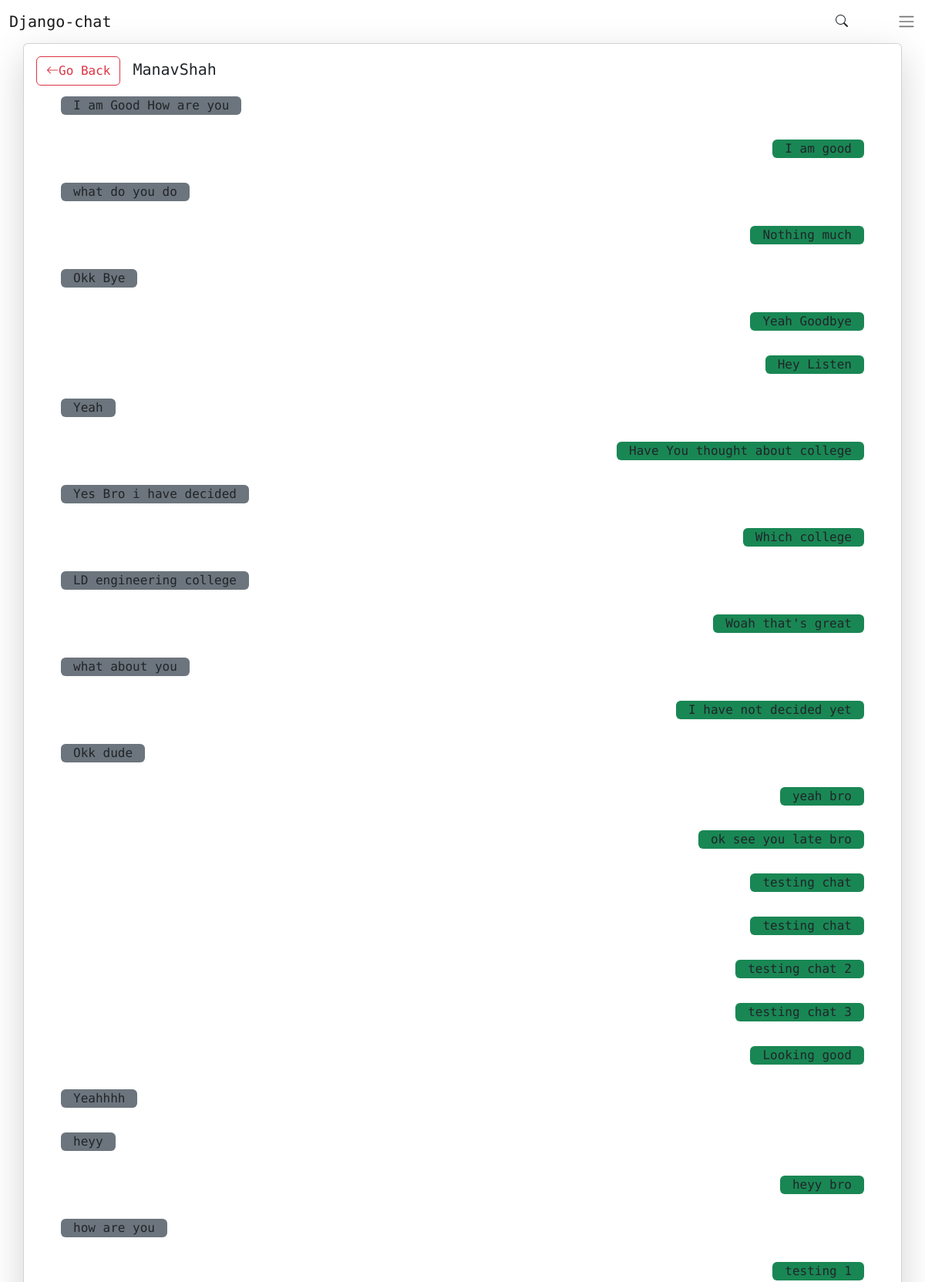
Screenshot of /chats/ChatRoom/19 (signed in, upper part) with the database file from the repository.
### chats/models.py (models this page shows)
class PersonalChat(models.Model):
    chat=models.CharField(max_length=500,null=False,blank=False)
    sender=models.ForeignKey(User,on_delete=models.CASCADE,related_name='sender')
    reciever=models.ForeignKey(User,related_name='reciever',on_delete=models.CASCADE,null=False,blank=False)
    timestamp=models.DateTimeField(auto_now_add=True)
    is_viewed=models.BooleanField(default=False)
    def __str__(self):
        return f'{self.chat}'
    objects=PersonalChatManager()

### chats/views.py (the view)
# urls.py: path('ChatRoom/<int:pk>',create_personal_room,name='create_personal_room'),
def create_personal_room(request,pk):
    user_id=pk
    current_user=request.user
    chat_partner=User.objects.get(id=user_id)
    RoomObject=PersonalChatRoom.objects.new_or_get(request,chat_partner)
    for i in RoomObject.chats.all():
        i.is_viewed=True
        i.save()
    context={
        'chat_partner':chat_partner,
        'RoomObject':RoomObject,
    }
    return render(request,'chats/personal_chat_room.html',context)

### chats/models.py (called while the page is built)
@receiver(post_save,sender=PersonalChat)
def add_chat_to_chat_room(sender,instance,created,*args,**kwargs):
    if created:
        sender_=instance.sender
        reciever=instance.reciever
        chat_roomobj=PersonalChatRoom.objects.all()
        for i in chat_roomobj:
            if sender_ in i.members.all() and reciever in i.members.all():
                new_obj=i
                i.chats.add(instance)
            else:
                pass

    def new_or_get(self,request,chat_partner):
        current_user=request.user
        chat_partner=chat_partner
        chat_roomobj=PersonalChatRoom.objects.all()
        if chat_roomobj:
            for i in chat_roomobj:
                if current_user in i.members.all() and chat_partner in i.members.all():
                    room_obj=i
                    print(room_obj)
                    return room_obj
            room_obj=PersonalChatRoom.objects.create()
            room_obj.members.add(current_user)
            room_obj.members.add(chat_partner)
            return room_obj
        else:
            room_obj=PersonalChatRoom.objects.create()
            room_obj.members.add(current_user)
            room_obj.members.add(chat_partner)
            return room_obj

### django_chat/templatetags/custom_tags.py (called while the page is built)
@register.filter
def remove_unnecessary(value):
    s1="".join(c for c in value if c.isalpha())
    return s1

### chats/templates/chats/personal_chat_room.html (shortened to what this page needs)
{% extends 'base.html' %}
{% block content %}
{% load custom_tags %}
<div class="container card shadow-lg p-3 mb-5 rounded other-components" style="font-family: 'Open Sans', sans-serif !important;">
    <h5 class="card-title"><a href="{% url 'home' %}" class="bi bi-arrow-left me-3 btn btn-outline-danger">Go Back</a>{{chat_partner}}</h5>
    <div class="card-body messagebody" id='messagebody' style="overflow-y: scroll; height:60vh;">
        {% for i in RoomObject.chats.all %}
        {% if i.sender == request.user %}
        <div class="card border-0 other-components senderchats">
            <div class="card-body">
              <span class='bg-success px-3 rounded' style='float:right'>{{i}}</span>
            </div>
          </div>
        {% else %}
        <div class="card border-0 other-components recieverchats">
            <div class="card-body">
              <span class='bg-secondary px-3 rounded' style='float:left'>{{i}}</span>
            </div>
          </div>
        {% endif %}
        {% endfor %}
    </div>
{% endblock content %}

### static/css/master.css (style rules this page uses)
* { font-family: 'Fira Code', monospace; }

### rows the page displays
PersonalChat: chat "I am Good How are you"
PersonalChat: chat "I am good"
PersonalChat: chat "what do you do"
PersonalChat: chat "Nothing much"
PersonalChat: chat "Okk Bye"
PersonalChat: chat "Yeah Goodbye"
PersonalChat: chat "Hey Listen"
PersonalChat: chat "Yeah"
PersonalChat: chat "Have You thought about college"
PersonalChat: chat "Yes Bro i have decided"
PersonalChat: chat "Which college"
PersonalChat: chat "LD engineering college"
PersonalChat: chat "Woah that's great"
PersonalChat: chat "what about you"
PersonalChat: chat "I have not decided yet"
PersonalChat: chat "Okk dude"
PersonalChat: chat "yeah bro"
PersonalChat: chat "ok see you late bro"
PersonalChat: chat "testing chat"
PersonalChat: chat "testing chat"
PersonalChat: chat "testing chat 2"
PersonalChat: chat "testing chat 3"
PersonalChat: chat "Looking good"
PersonalChat: chat "Yeahhhh"
PersonalChat: chat "heyy"
PersonalChat: chat "heyy bro"
PersonalChat: chat "how are you"
PersonalChat: chat "testing 1"

### other values shown
{{ chat_partner }} "ManavShah"
